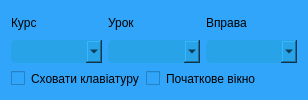
     <widget class="QWidget" name="widget_whis_settings" native="true">
      <property name="enabled">
       <bool>true</bool>
      </property>
      <property name="styleSheet">
       <string notr="true">background-color: rgb(48, 165, 249);
 border-radius: 10px;</string>
      </property>
      <layout class="QVBoxLayout" name="verticalLayout_9">
       <item>
        <layout class="QVBoxLayout" name="verticalLayout_8">
         <item>
          <layout class="QHBoxLayout" name="horizontalLayout_12">
           <item>
            <layout class="QVBoxLayout" name="verticalLayout_2">
             <item>
              <widget class="QLabel" name="label_2">
               <property name="text">
                <string>Курс</string>
               </property>
              </widget>
             </item>
             <item>
              <widget class="QComboBox" name="comboBox_Course">
               <property name="maximumSize">
                <size>
                 <width>260</width>
                 <height>24</height>
                </size>
               </property>
               <property name="focusPolicy">
                <enum>Qt::NoFocus</enum>
               </property>
               <property name="styleSheet">
                <string notr="true">background-color: rgb(40, 163, 232);
 border-radius: 5px;</string>
               </property>
              </widget>
             </item>
            </layout>
           </item>
           <item>
            <layout class="QVBoxLayout" name="verticalLayout_5">
             <item>
              <widget class="QLabel" name="label_3">
               <property name="text">
                <string>Урок</string>
               </property>
              </widget>
             </item>
             <item>
              <widget class="QComboBox" name="comboBox_Lessons">
               <property name="maximumSize">
                <size>
                 <width>260</width>
                 <height>24</height>
                </size>
               </property>
               <property name="focusPolicy">
                <enum>Qt::NoFocus</enum>
               </property>
               <property name="styleSheet">
                <string notr="true">background-color: rgb(40, 163, 232);
 border-radius: 5px;</string>
               </property>
              </widget>
             </item>
            </layout>
           </item>
           <item>
            <layout class="QVBoxLayout" name="verticalLayout_7">
             <item>
              <widget class="QLabel" name="label_5">
               <property name="text">
                <string>Вправа</string>
               </property>
              </widget>
             </item>
             <item>
              <widget class="QComboBox" name="comboBox_Exercises">
               <property name="maximumSize">
                <size>
                 <width>260</width>
                 <height>24</height>
                </size>
               </property>
               <property name="focusPolicy">
                <enum>Qt::NoFocus</enum>
               </property>
               <property name="styleSheet">
                <string notr="true">background-color: rgb(40, 163, 232);
 border-radius: 5px;</string>
               </property>
              </widget>
             </item>
            </layout>
           </item>
          </layout>
         </item>
         <item>
          <layout class="QHBoxLayout" name="horizontalLayout_13">
           <item>
            <widget class="QCheckBox" name="on_or_offVirtKeybordButton">
             <property name="enabled">
              <bool>true</bool>
             </property>
             <property name="maximumSize">
              <size>
               <width>145</width>
               <height>16777215</height>
              </size>
             </property>
             <property name="cursor">
              <cursorShape>PointingHandCursor</cursorShape>
             </property>
             <property name="focusPolicy">
              <enum>Qt::NoFocus</enum>
             </property>
             <property name="styleSheet">
              <string notr="true"/>
             </property>
             <property name="text">
              <string>Сховати клавіатуру</string>
             </property>
             <property name="checkable">
              <bool>false</bool>
             </property>
            </widget>
           </item>
           <item>
            <widget class="QCheckBox" name="checkBox">
             <property name="cursor">
              <cursorShape>PointingHandCursor</cursorShape>
             </property>
             <property name="focusPolicy">
              <enum>Qt::NoFocus</enum>
             </property>
             <property name="text">
              <string>Початкове вікно</string>
             </property>
             <property name="checkable">
              <bool>true</bool>
             </property>
             <property name="checked">
              <bool>false</bool>
             </property>
            </widget>
           </item>
           <item>
            <spacer name="horizontalSpacer_11">
             <property name="orientation">
              <enum>Qt::Horizontal</enum>
             </property>
             <property name="sizeHint" stdset="0">
              <size>
               <width>40</width>
               <height>20</height>
              </size>
             </property>
            </spacer>
           </item>
          </layout>
         </item>
        </layout>
       </item>
      </layout>
     </widget>
